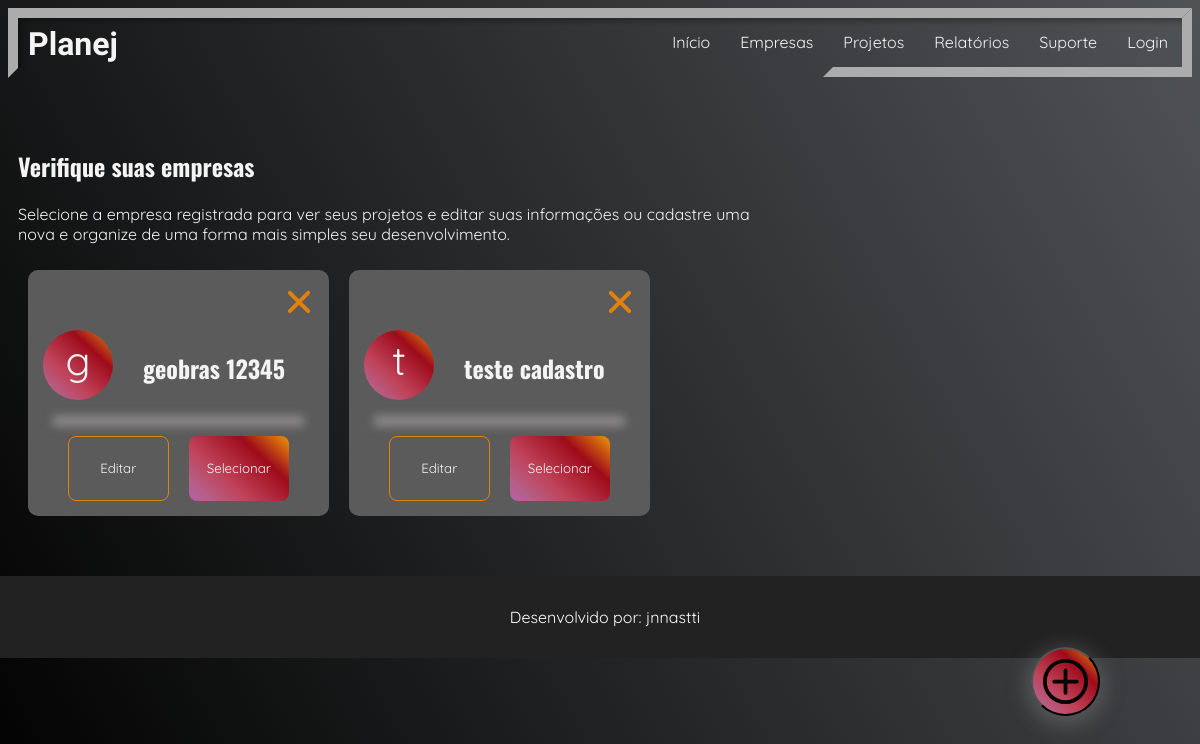
Page /web/pages/empresas/index.php (signed in) on the committed database.
### tables this page shows
CREATE TABLE empresa (idemp INTEGER PRIMARY KEY AUTOINCREMENT NOT NULL, nome VARCHAR (50));

### server/controller/EmpresaController.php (called while the page is built, shortened)
<?php
    require('../../../server/config/database.php');
    include('../../../server/src/Empresa.php');
    $empresa = new Empresa($db);
    $itemEmpresa = $empresa->listarEmpresas($_SESSION['usuarioLogin']);
    $contador = 0;
?>

### server/src/Empresa.php (called while the page is built, shortened)
<?php
class Empresa
{
    private $sqlite;
    public function __construct(MyDB $sqlite)
    {
        $this->sqlite = $sqlite;
    }
    public function listarEmpresas(string $idusu)
    {
        $selectEmpresa = $this->sqlite->prepare("SELECT empresa.* FROM empresa
                            INNER JOIN empresa_usuario ON (empresa.idemp = empresa_usuario.idemp)
                            INNER JOIN usuario ON (empresa_usuario.idusuario = usuario.idusuario)
                            WHERE usuario.idusuario = :id");
        $selectEmpresa->bindParam(':id', $idusu);
        $empresa = $selectEmpresa->execute();
        return $empresa;
    }
}
?>

### web/pages/empresas/index.php (the view, shortened to what this page needs)
<?php
    require_once('../../../server/controller/EmpresaController.php');
?>
<html>
    <head>
        <?php require('../../assets/cmp/headInfo.php'); ?>
        <link href="../../assets/styles/formStyle.css" rel="stylesheet" />
        <link href="./stylePopup.css" rel="stylesheet" />
    </head>
    <body>
        <?php require('../../assets/cmp/header.php'); ?>
        <main class="container">
            <section class="msg grid-8">
                <h1> Verifique suas empresas </h1>
                <p>
                    Selecione a empresa registrada para ver seus projetos e editar suas informações
                    ou cadastre uma nova e organize de uma forma mais simples seu desenvolvimento.
                </p>
            </section>
            <section class="empresas grid-12">
                <?php while($emp = $itemEmpresa->fetchArray()) : ?>
                <div class="emp grid-3" id="emp<?php echo $contador; ?>">
                    <a href="?id=<?php echo $emp['idemp']; ?>#deletarModal">
                        <div class="close-container">
                            <div class="rightleft"></div>
                        </div>
                    </a>
                    <div class="nome">
                        <span> <?php echo $emp['nome'][0]; ?> </span>
                        <h2> <?php echo $emp['nome']; ?> </h2>
                    </div>
                    <div>
                        <a href="?id=<?php echo $emp['idemp']; ?>#editarModal"><button class="grid-6"> Editar </button></a>
                        <form class="btnSelecionar" action="./index.php?action=selecionar" method="POST">
                            <button class="grid-6" type="submit"> Selecionar </button>
                        </form>
                    </div>
                </div>
                <?php $contador++; endwhile; ?>
            </section>
            <div>
                <a href="#cadastrarModal">
                    <button type="button" class="adicionar">
                        <img src="../../assets/imgs/add.svg">
                    </button>
                </a>
            </div>
        </main>
        <?php require('../../assets/cmp/footer.php'); ?>
    </body>
</html>

### web/assets/cmp/headInfo.php (shortened to what this page needs)
<link href='https://css.gg/add.css' rel='stylesheet'>
<link href="../../assets/styles/grid.css" rel="stylesheet" />
<link href="../../assets/styles/padrao.css" rel="stylesheet" />
<link href="../../assets/styles/headAndFooter.css" rel="stylesheet" />
<link href="./styles.css" rel="stylesheet" />

### web/assets/cmp/header.php
<header>
    <div class="header-bar">
        <h1 class="logo"> Planej </h1>
        <ul class="slider-menu">
            <li> Início </li>
            <li> Empresas </li>
            <li> Projetos </li>
            <li> Relatórios </li>
            <li> Suporte </li>
            <li> Login </li>
        </ul>
    </div>
</header>

### web/assets/cmp/footer.php
<footer>
    <div>
        <p> Desenvolvido por: jnnastti </p>
    </div>
</footer>

### web/assets/styles/grid.css (style rules this page uses)
.container { max-width: auto; margin: 0 auto; text-align: -webkit-center; }
.container::after, .container::before { content: ''; display: table; clear: both; }
main { max-width: 1260px; }
.grid-1, .grid-2, .grid-3, .grid-4, .grid-5, .grid-6, .grid-7, .grid-8, .grid-9, .grid-10, .grid-11, .grid-12 { margin-left: 10px; margin-right: 10px; float: left; display: block; min-height: 1px; }
.grid-3 { width: calc(25% - 20px); }
.grid-6 { width: calc(50% - 20px); }
.grid-8 { width: calc(66.666% - 20px); }
.grid-12 { width: calc(100% - 20px); margin-bottom: 30px; }

### web/assets/styles/padrao.css (style rules this page uses)
h1, h2, h3, h4, h5 { font-family: 'Oswald', sans-serif; }
p, button, input, label, body, a, span, input, textarea, button, select { font-family: 'Quicksand', sans-serif; }
body { background: linear-gradient(61deg, rgba(3,3,3,1) 2%, rgba(80,83,86,1) 100%); color: #f4f4f4; font-family: 'Open Sans Condensed', sans-serif; overflow-x: hidden; }

### web/assets/styles/headAndFooter.css (style rules this page uses)
.header-bar { position: relative; width: inherit; min-width: 300px; height: 50px; border: 10px solid transparent; border-top: 10px solid #acacac; border-left: 10px solid #acacac; box-shadow: 4px 4px 5px rgba(0, 0, 0, 0.25) inset; }
.header-bar::after { content: ''; position: absolute; top: -10px; right: -10px; width: 30%; height: 49px; border: 10px solid transparent; border-bottom: 10px solid #acacac; border-right: 10px solid #acacac; transition: 0.3s linear all; }
.header-bar > .logo { position: absolute; top: calc(50% - 20px); left: 10px; transform: translateY(-50%); color: #f4f4f4; font-family: 'Parisienne', cursive; cursor: default; user-select: none; }
.slider-menu { position: absolute; top: 0; right: 0; display: flex; list-style-type: none; margin: 0; padding: 0; z-index: 1; }
.slider-menu > li { display: inline-flex; padding: 14px; margin-left: 2px; font-family: 'Quicksand', sans-serif; color: #f4f4f4; cursor: pointer; transition: 0.3s linear all; user-select: none; }
footer { padding: 15; margin-top: 30; background-color: #222; display: flex; align-items: center; justify-content: center; flex-direction: column; color: #fff; bottom: 0; width: 100%; margin-left: -10px; margin-bottom: -10px; }

### web/pages/empresas/styles.css (style rules this page uses)
.msg { text-align: left; margin-top: 50px; margin-bottom: 50px; margin-bottom: 10px; }
.empresas div { background-color: rgb(92, 91, 91); border-radius: 10px; padding: 15px; text-align: left; }
.empresas div .nome { display: flex; flex-direction: row; padding: 0; }
.empresas div span { background: linear-gradient(43deg, rgba(182,95,173,1) 0%, rgba(182,95,135,1) 14%, rgba(191,66,89,1) 36%, rgba(158,11,26,1) 71%, rgba(226,130,12,1) 96%); padding: 5px 20px; border-radius: 50%; font-size: 40px; margin-right: 30px; width: 30px; height: 60px; text-align: center; }
.empresas div button:first-child { height: 65px; border-radius: 8px; outline: none!important; background: none; border: 1px solid rgba(226,130,12,1); cursor: pointer; color: #f4f4f4; transition: all 0.4s; }
.empresas div button { margin-top: 15px; height: 65px; border-radius: 8px; outline: none!important; background: linear-gradient(43deg, rgba(182,95,173,1) 0%, rgba(182,95,135,1) 14%, rgba(191,66,89,1) 36%, rgba(158,11,26,1) 71%, rgba(226,130,12,1) 96%); border: none; cursor: pointer; color: #f4f4f4; transition: all 0.4s; }
.empresas div .close-container { position: relative; margin-left: auto; margin-top: 15px; width: 30px; height: 30px; cursor: pointer; padding: 0; }
.empresas div .rightleft { height: 4px; width: 30px; position: absolute; background-color: rgba(226,130,12,1); border-radius: 2px; transform: rotate(-45deg); transition: all .3s ease-in; padding: 0; }
.adicionar { background: linear-gradient(43deg, rgba(182,95,173,1) 0%, rgba(182,95,135,1) 14%, rgba(191,66,89,1) 36%, rgba(158,11,26,1) 71%, rgba(226,130,12,1) 96%); border-radius: 50%; padding: 10px; box-shadow: 0px 5px 20px 5px rgba(146, 146, 146, 0.35); position: fixed; right: 0; bottom: 0; margin: 100px; transition: all 0.2s; cursor: pointer; }
.adicionar img { width: 45px; height: 45px; }
.btnSelecionar { padding: 0; background: none; width: auto; }

### web/assets/styles/formStyle.css (style rules this page uses)
form { padding: 40px 40px; background: #FAFAFA; align-items: center; border-radius: 8px; width: 85%; color: #333; box-shadow: 0px 0px 10px 5px rgba(170, 169, 169, 0.65); }
form button { width: 150px; margin-top: 15px; height: 65px; border-radius: 8px; outline: none!important; cursor: pointer; transition: all 0.4s; }

### rows in the picture
empresa: nome "g", nome "geobras 12345"
empresa: nome "t", nome "teste cadastro"
